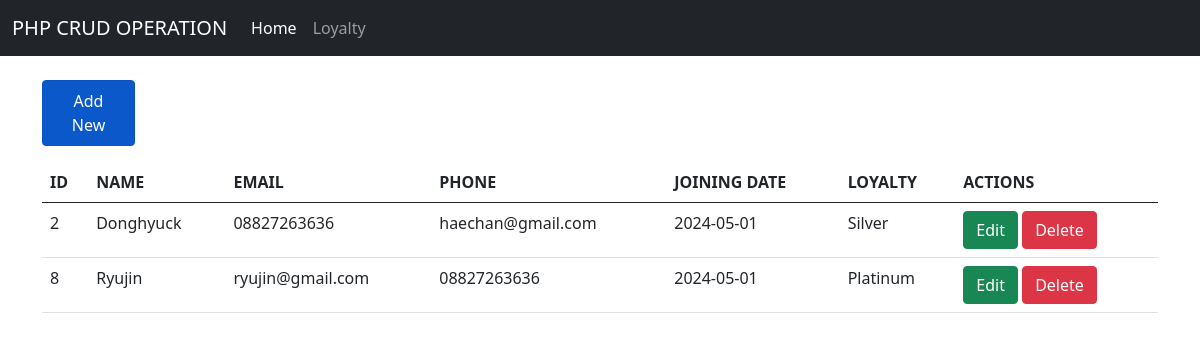
/tp_mvc/index.php, run on the app's committed database.
### tables this page shows
CREATE TABLE `members` (
  `id` int(11) NOT NULL,
  `name` varchar(255) NOT NULL,
  `phone` varchar(255) NOT NULL,
  `email` varchar(255) NOT NULL,
  `join_date` date NOT NULL DEFAULT current_timestamp(),
  `id_loyalty` int(11) NOT NULL
);

CREATE TABLE `loyalty` (
  `id` int(11) NOT NULL,
  `name_loyalty` varchar(255) NOT NULL
);

### tp_mvc/controllers/Members.controller.php (called while the page is built, shortened)
<?php
include_once("views/Members.view.php");
class MembersController {
  private $members;
  function __construct(){
    $this->members = new Members(Conf::$servername, Conf::$user, Conf::$password, Conf::$name);
  }
  public function index() {
    $this->members->open();
    $this->members->getMembers();
    $data = array();
    while($row = $this->members->getResult()){
      array_push($data, $row);
    }
    $view = new MembersView();
    $view->render($data);
  }
}

### tp_mvc/models/DB.class.php (called while the page is built, shortened)
<?php
class DB
{
    var $servername = "";
    var $user = "";
    var $password = "";
    var $name = "";
    var $db_link = "";
    function __construct($servername, $user, $password, $name)
    {
        $this->servername = $servername;
        $this->user = $user;
        $this->password = $password;
        $this->name = $name;
    }
    function open()
    {
        $this->db_link = mysqli_connect($this->servername, $this->user, $this->password, $this->name);
    }
    function execute($query)
    {
        $this->result = mysqli_query($this->db_link, $query);
        return $this->result;
    }
}
?>

### tp_mvc/models/Members.class.php (called while the page is built, shortened)
<?php
class Members extends DB
{
    function getMembers()
    {
        $query = "SELECT members.*, loyalty.name_loyalty FROM members JOIN loyalty ON members.id_loyalty = loyalty.id";
        return $this->execute($query);
    }
}
?>

### tp_mvc/views/Members.view.php (the view, shortened to what this page needs)
<?php
  class MembersView{
    public function render($data){
      $dataMembers = null;
      foreach($data as $val){
            $dataMembers .= "<tr>
						<td>".$val['id']."</td>
						<td>".$val['name']."</td>
						<td>".$val['phone']."</td>
						<td>".$val['email']."</td>
						<td>".$val['join_date']."</td>
						<td>".$val['name_loyalty']."</td>
						<td>
											<a class='btn btn-success' href='edit.php?id=".$val['id']."'>Edit</a>
											<a class='btn btn-danger' href='delete.php?id=".$val['id']."'>Delete</a>
										</td>
					</tr>
					";
      }
    }
  }

### tp_mvc/index.php
<?php
include_once("models/Template.class.php");
include_once("models/DB.class.php");
include_once("controllers/Members.controller.php");
$members = new MembersController();
if (isset($_POST['id_hapus'])) {
    $id = $_GET['id_hapus'];
    $members->delete($id);
}else{
    $members->index();
}

### tp_mvc/models/Template.class.php (shortened to what this page needs)
<?php
class Template
{
    var $content = '';
    function __construct($filename='')
    {
        $this->content = implode('', @file($filename));
    }
    function clear()
    {
        $this->content = preg_replace("/DATA_[A-Z|_|0-9]+/", "", $this->content);
    }
    function write()
    {
        print $this->content;
    }
    function replace($old = '', $new = '')
    {
        if (is_int($new)) {
            $value = sprintf("%d", $new);
        }
        elseif (is_float($new)) {
            $value = sprintf("%f", $new);
        }
        elseif (is_array($new)) {
            $value = '';
            foreach ($new as $item) {
                $value .= $item. ' ';
            }
        }
        else {
            $value = $new;
        }
        $this->content = preg_replace("/$old/", $value, $this->content);
    }
}
?>

### data on the page
members: id "2", name "Donghyuck", phone "08827263636", email "haechan@gmail.com", join_date "2024-05-01", id_loyalty.name_loyalty "Silver"
members: id "8", name "Ryujin", phone "ryujin@gmail.com", email "08827263636", join_date "2024-05-01", id_loyalty.name_loyalty "Platinum"

### other printed values
$this->content "PHP CRUD OPERATION Home Loyalty Add New ID NAME EMAIL PHONE JOINING DATE LOYALTY ACTIONS"
